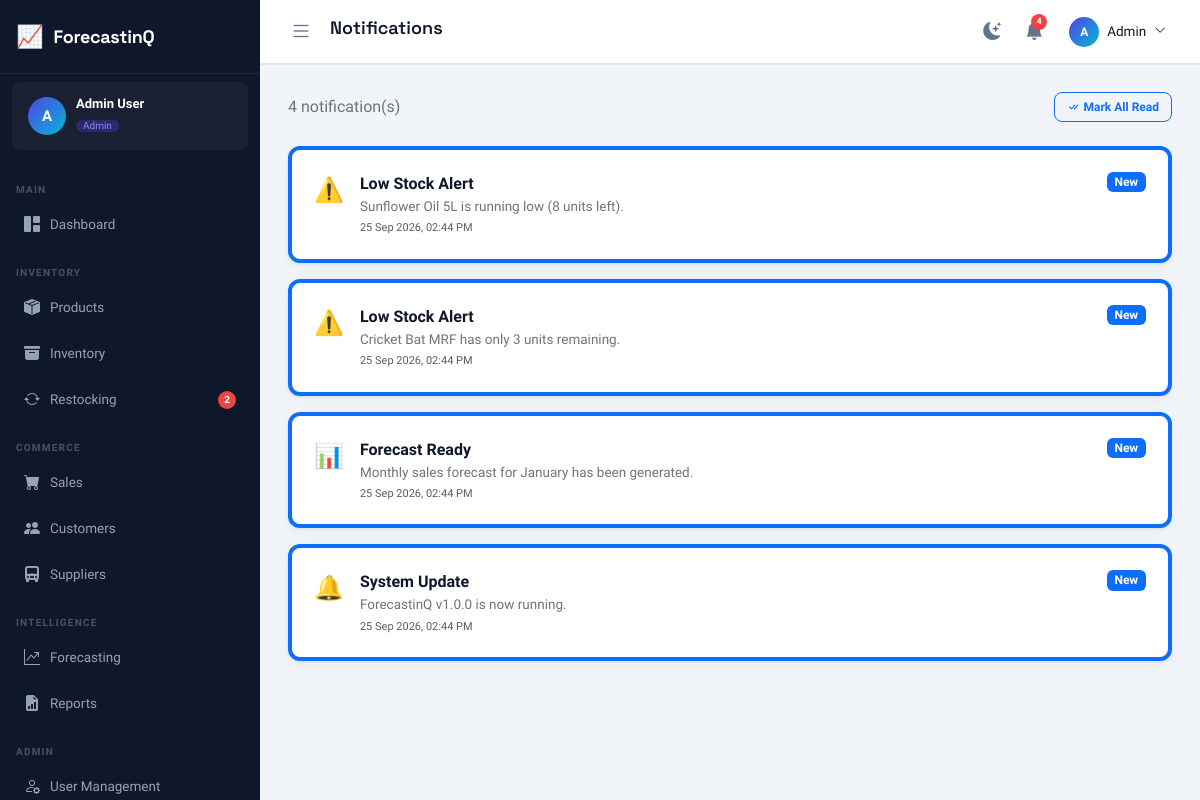
Before: /notifications/ (signed in) with the older database file.
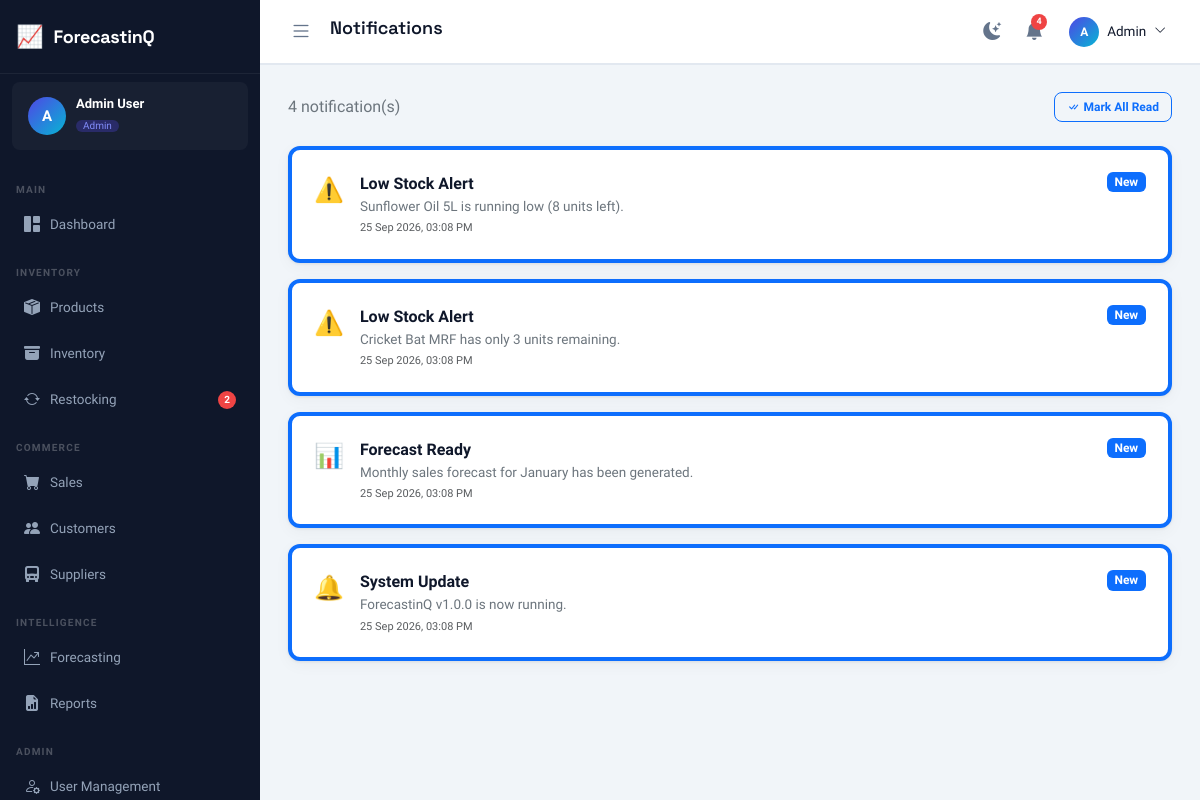
After: the same page with the newer database file.
### tables this page shows
CREATE TABLE notifications (
    id INTEGER PRIMARY KEY AUTOINCREMENT,
    user_id INTEGER,
    type VARCHAR(20) NOT NULL CHECK(type IN ('low_stock','out_of_stock','forecast','sales_target','system')),
    title VARCHAR(200) NOT NULL,
    message TEXT,
    is_read INTEGER DEFAULT 0,
    created_at TIMESTAMP DEFAULT CURRENT_TIMESTAMP,
    FOREIGN KEY (user_id) REFERENCES users(id) ON DELETE CASCADE
);

### blueprints/notifications.py (the view)
@bp.route("/")
@login_required
def index():
    user = get_current_user()
    if request.args.get("mark_all"):
        dbQuery("UPDATE notifications SET is_read=1 WHERE user_id=?", (user["id"],))
        return redirect(url_for("notifications.index"))
    notifications = dbFetchAll(
        "SELECT * FROM notifications WHERE user_id=? ORDER BY created_at DESC", (user["id"],)
    )
    icon_map = {"low_stock": "⚠️", "out_of_stock": "🚨", "forecast": "📊", "sales_target": "🎯", "system": "🔔"}
    for n in notifications:
        n["icon"] = icon_map.get(n["type"], "🔔")
    return render_template(
        "notifications/index.html",
        page_title="Notifications", active_menu="notifications",
        notifications_list=notifications,
    )

### db.py (called while the page is built)
def get_db():
    if "db" not in g:
        g.db = sqlite3.connect(current_app.config["DATABASE_PATH"])
        g.db.row_factory = sqlite3.Row
        g.db.execute("PRAGMA foreign_keys = ON")
    return g.db

def _row_to_dict(row):
    return dict(row) if row is not None else None

def dbFetchAll(sql, params=()):
    cur = get_db().execute(sql, params)
    return [dict(r) for r in cur.fetchall()]

def dbFetchOne(sql, params=()):
    cur = get_db().execute(sql, params)
    row = cur.fetchone()
    return _row_to_dict(row)

### utils.py (called while the page is built)
def is_logged_in() -> bool:
    return bool(session.get("user_id"))

def get_current_user() -> dict:
    return {
        "id": session.get("user_id", 0),
        "name": session.get("user_name", ""),
        "email": session.get("user_email", ""),
        "role": session.get("user_role", ""),
        "username": session.get("username", ""),
    }

def login_required(view):
    @wraps(view)
    def wrapped(*args, **kwargs):
        if not is_logged_in():
            return redirect(url_for("auth.login"))
        return view(*args, **kwargs)
    return wrapped

def format_datetime(value) -> str:
    if not value:
        return ""
    dt = _to_datetime(value)
    return dt.strftime("%d %b %Y, %I:%M %p") if dt else str(value)

def _to_datetime(value):
    if isinstance(value, (datetime, date)):
        return value
    if not isinstance(value, str):
        return None
    for fmt in ("%Y-%m-%d %H:%M:%S", "%Y-%m-%d", "%Y-%m-%dT%H:%M:%S"):
        try:
            return datetime.strptime(value, fmt)
        except ValueError:
            continue
    return None

def get_unread_notifications():
    user = get_current_user()
    return dbFetchAll(
        "SELECT * FROM notifications WHERE user_id = ? AND is_read = 0 ORDER BY created_at DESC LIMIT 10",
        (user["id"],),
    )

def get_notification_count() -> int:
    user = get_current_user()
    row = dbFetchOne(
        "SELECT COUNT(*) AS cnt FROM notifications WHERE user_id = ? AND is_read = 0",
        (user["id"],),
    )
    return int(row["cnt"]) if row else 0

def get_low_stock_count() -> int:
    row = dbFetchOne(
        "SELECT COUNT(*) AS cnt FROM products WHERE stock_quantity <= min_stock_level AND status='active'"
    )
    return int(row["cnt"]) if row else 0

### templates/notifications/index.html
{% extends "base.html" %}
{% block content %}
<div class="d-flex align-items-center justify-content-between mb-4">
    <span class="text-secondary">{{ notifications_list|length }} notification(s)</span>
    <a href="?mark_all=1" class="btn btn-sm btn-outline-primary"><i class="bi bi-check-all me-1"></i>Mark All Read</a>
</div>
<div class="d-flex flex-column gap-3">
{% if not notifications_list %}
    <div class="empty-state"><i class="bi bi-bell-slash"></i><p>No notifications yet.</p></div>
{% else %}
{% for n in notifications_list %}
    <div class="stat-card {{ '' if n.is_read else 'border-start border-4 border-primary' }}" style="--card-color:transparent;">
        <div class="d-flex align-items-start gap-3">
            <span style="font-size:24px;">{{ n.icon }}</span>
            <div class="flex-grow-1">
                <div class="fw-700">{{ n.title }}</div>
                <div class="text-secondary" style="font-size:13.5px;">{{ n.message }}</div>
                <div class="text-muted" style="font-size:11px;margin-top:4px;">{{ fmt_datetime(n.created_at) }}</div>
            </div>
            {% if not n.is_read %}
            <span class="badge bg-primary" style="height:fit-content;">New</span>
            {% endif %}
        </div>
    </div>
{% endfor %}
{% endif %}
</div>
{% endblock %}

### templates/base.html (shortened to what this page needs)
<!DOCTYPE html>
<html lang="en" data-theme="light">
<head>
    <link rel="stylesheet" href="https://cdn.jsdelivr.net/npm/bootstrap@5.3.3/dist/css/bootstrap.min.css"/>
    <link rel="stylesheet" href="https://cdn.jsdelivr.net/npm/bootstrap-icons@1.11.3/font/bootstrap-icons.min.css"/>
    <link rel="stylesheet" href="{{ url_for('static', filename='css/app.css') }}"/>
</head>
<body>
<aside class="sidebar" id="sidebar">
    <div class="sidebar-header">
        <a href="{{ url_for('dashboard.index') }}" class="brand">
            <span class="brand-icon">📈</span>
            <span class="brand-name">{{ app_name }}</span>
        </a>
    </div>
    <div class="sidebar-user">
        <div class="user-avatar">{{ (current_user.name or '?')[0]|upper }}</div>
        <div class="user-info">
            <div class="user-name">{{ current_user.name }}</div>
            <div class="user-role badge">{{ current_user.role|capitalize }}</div>
        </div>
    </div>
    <nav class="sidebar-nav">
        <div class="nav-section-title">Main</div>
        <a href="{{ url_for('dashboard.index') }}" class="nav-item {{ 'active' if active_menu=='dashboard' else '' }}">
            <i class="bi bi-grid-1x2-fill"></i><span>Dashboard</span>
        </a>
        {% if 'products' in enabled or 'inventory' in enabled %}
        <div class="nav-section-title">Inventory</div>
        {% if 'products' in enabled %}
        <a href="{{ url_for('products.index') }}" class="nav-item {{ 'active' if active_menu=='products' else '' }}">
            <i class="bi bi-box-seam-fill"></i><span>Products</span>
        </a>
        {% endif %}
        {% if 'inventory' in enabled %}
        <a href="{{ url_for('inventory.index') }}" class="nav-item {{ 'active' if active_menu=='inventory' else '' }}">
            <i class="bi bi-archive-fill"></i><span>Inventory</span>
        </a>
        <a href="{{ url_for('inventory.restocking') }}" class="nav-item {{ 'active' if active_menu=='restocking' else '' }}">
            <i class="bi bi-arrow-repeat"></i><span>Restocking</span>
            {% if low_stock_count > 0 %}
            <span class="badge-dot">{{ low_stock_count }}</span>
            {% endif %}
        </a>
        {% endif %}
        {% endif %}
        {% if 'sales' in enabled or 'customers' in enabled or 'suppliers' in enabled %}
        <div class="nav-section-title">Commerce</div>
        {% if 'sales' in enabled %}
        <a href="{{ url_for('sales.index') }}" class="nav-item {{ 'active' if active_menu=='sales' else '' }}">
            <i class="bi bi-cart-fill"></i><span>Sales</span>
        </a>
        {% endif %}
        {% if 'customers' in enabled %}
        <a href="{{ url_for('customers.index') }}" class="nav-item {{ 'active' if active_menu=='customers' else '' }}">
            <i class="bi bi-people-fill"></i><span>Customers</span>
        </a>
        {% endif %}
        {% if 'suppliers' in enabled %}
        <a href="{{ url_for('suppliers.index') }}" class="nav-item {{ 'active' if active_menu=='suppliers' else '' }}">
            <i class="bi bi-truck-front-fill"></i><span>Suppliers</span>
        </a>
        {% endif %}
        {% endif %}
        {% if 'forecasting' in enabled or 'reports' in enabled %}
        <div class="nav-section-title">Intelligence</div>
        {% if 'forecasting' in enabled %}
        <a href="{{ url_for('forecasting.index') }}" class="nav-item {{ 'active' if active_menu=='forecasting' else '' }}">
            <i class="bi bi-graph-up-arrow"></i><span>Forecasting</span>
        </a>
        {% endif %}
        {% if 'reports' in enabled %}
        <a href="{{ url_for('reports.index') }}" class="nav-item {{ 'active' if active_menu=='reports' else '' }}">
            <i class="bi bi-file-earmark-bar-graph-fill"></i><span>Reports</span>
        </a>
        {% endif %}
        {% endif %}
        {% if current_user.role == 'admin' and ('users' in enabled or 'settings' in enabled) %}
        <div class="nav-section-title">Admin</div>
        {% if 'users' in enabled %}
        <a href="{{ url_for('users.index') }}" class="nav-item {{ 'active' if active_menu=='users' else '' }}">
            <i class="bi bi-person-gear"></i><span>User Management</span>
        </a>
        {% endif %}
        {% endif %}
    </nav>
</aside>
<div class="main-wrapper" id="mainWrapper">
    <header class="topbar">
        <div class="topbar-left">
            <button class="toggle-sidebar" id="toggleSidebar">
                <i class="bi bi-list"></i>
            </button>
            <h1 class="page-title">{{ page_title|default('Dashboard') }}</h1>
        </div>
        <div class="topbar-right">
            <button class="topbar-btn" id="themeToggle" title="Toggle Theme">
                <i class="bi bi-moon-stars-fill" id="themeIcon"></i>
            </button>
            <div class="dropdown">
                <button class="topbar-btn position-relative" data-bs-toggle="dropdown">
                    <i class="bi bi-bell-fill"></i>
                    {% if notif_count > 0 %}
                    <span class="notif-badge">{{ notif_count }}</span>
                    {% endif %}
                </button>
            </div>
            <div class="dropdown">
                <button class="user-menu-btn" data-bs-toggle="dropdown">
                    <div class="user-avatar-sm">{{ (current_user.name or '?')[0]|upper }}</div>
                    <span class="d-none d-md-inline">{{ current_user.name.split(' ')[0] if current_user.name else '' }}</span>
                    <i class="bi bi-chevron-down small"></i>
                </button>
            </div>
        </div>
    </header>
    <main class="page-content">
    {% block content %}{% endblock %}
    </main>
</div>
</body>
</html>

Changed rows visible on the page:
changed notifications "Sunflower Oil 5L is running low (8 units left).": created_at "25 Sep 2026, 02:44 PM" → "25 Sep 2026, 03:08 PM"
changed notifications "Cricket Bat MRF has only 3 units remaining.": created_at "25 Sep 2026, 02:44 PM" → "25 Sep 2026, 03:08 PM"
changed notifications "Forecast Ready": created_at "25 Sep 2026, 02:44 PM" → "25 Sep 2026, 03:08 PM"
changed notifications "System Update": created_at "25 Sep 2026, 02:44 PM" → "25 Sep 2026, 03:08 PM"
